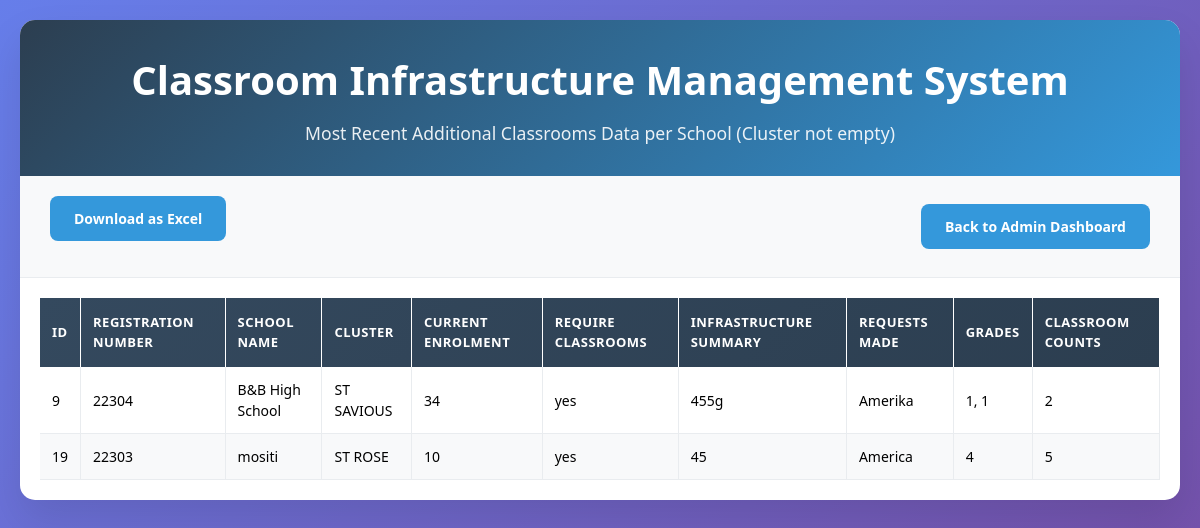
The app's page /view-additional-classrooms.php (signed in) with its own data.
### tables this page shows
CREATE TABLE `additionalclassrooms` (
  `id` int(11) NOT NULL,
  `school_id` int(11) NOT NULL,
  `region` varchar(255) NOT NULL,
  `school_name` varchar(255) NOT NULL,
  `cluster` varchar(255) DEFAULT NULL,
  `centre` varchar(255) DEFAULT NULL,
  `current_enrolment` int(11) NOT NULL,
  `require_classrooms` enum('yes','no') NOT NULL,
  `infrastructure_summary` text DEFAULT NULL,
  `requests_made` varchar(255) DEFAULT NULL,
  `created_at` timestamp NOT NULL DEFAULT current_timestamp(),
  `updated_at` timestamp NOT NULL DEFAULT current_timestamp() ON UPDATE current_timestamp(),
  `grades` varchar(255) DEFAULT NULL,
  `classroom_counts` int(11) DEFAULT NULL
);

CREATE TABLE `schools` (
  `school_id` int(11) NOT NULL,
  `principal_name` varchar(30) NOT NULL,
  `principal_surname` varchar(30) NOT NULL,
  `gender` varchar(7) NOT NULL,
  `phone_number` int(15) NOT NULL,
  `email_address` varchar(100) NOT NULL,
  `constituency` varchar(100) DEFAULT NULL,
  `centre` varchar(100) DEFAULT NULL,
  `cluster` varchar(50) DEFAULT NULL,
  `typeofschool` varchar(50) DEFAULT NULL,
  `school_name` varchar(100) NOT NULL,
  `registration_number` varchar(50) NOT NULL,
  `male_teachers` int(11) NOT NULL,
  `female_teachers` int(11) NOT NULL,
  `total_teachers` int(11) DEFAULT 0,
  `council` varchar(50) NOT NULL,
  `village` varchar(50) NOT NULL,
  `user_id` int(11) DEFAULT NULL,
  `created_at` timestamp NOT NULL DEFAULT current_timestamp()
);

### view-additional-classrooms.php (the view, shortened to what this page needs)
<?php
$servername = "localhost";
$username = "root";
$password = "";
$dbname = "moet1";
$conn = new mysqli($servername, $username, $password, $dbname);
$sql = "
    SELECT ac.*
         , s.registration_number
         , s.school_name
         , s.cluster
    FROM additionalclassrooms ac
    INNER JOIN schools s ON ac.school_id = s.school_id
    INNER JOIN (
        SELECT school_id, MAX(id) AS max_id
        FROM additionalclassrooms
        GROUP BY school_id
    ) latest ON ac.school_id = latest.school_id AND ac.id = latest.max_id
    WHERE s.cluster IS NOT NULL AND s.cluster <> ''
    ORDER BY s.school_name ASC
";
$result = $conn->query($sql);
$classroomsData = [];
if ($result && $result->num_rows > 0) {
    while ($row = $result->fetch_assoc()) {
        $classroomsData[] = $row;
    }
}
?>
<!DOCTYPE html>
<html lang="en">
<head>
    <link href="https://cdn.jsdelivr.net/npm/tailwindcss@2.2.19/dist/tailwind.min.css" rel="stylesheet" />
</head>
<body>
    <div class="container">
        <div class="header">
            <h1>Classroom Infrastructure Management System</h1>
            <p>Most Recent Additional Classrooms Data per School (Cluster not empty)</p>
        </div>
        <div class="controls">
            <form method="POST" class="mb-4 text-center">
                <button type="submit" name="download" class="btn btn-primary">Download as Excel</button>
            </form>
            <a href="Adminlinks.php" class="btn btn-primary">Back to Admin Dashboard</a>
        </div>
        <div class="table-container">
            <table>
                <thead>
                    <tr>
                        <th>ID</th>
                        <th>Registration Number</th>
                        <th>School Name</th>
                        <th>Cluster</th>
                        <th>Current Enrolment</th>
                        <th>Require Classrooms</th>
                        <th>Infrastructure Summary</th>
                        <th>Requests Made</th>
                        <th>Grades</th>
                        <th>Classroom Counts</th>
                    </tr>
                </thead>
                <tbody>
                    <?php if (!empty($classroomsData)): ?>
                        <?php foreach ($classroomsData as $classroom): ?>
                            <tr>
                                <td><?php echo htmlspecialchars($classroom['id']); ?></td>
                                <td><?php echo htmlspecialchars($classroom['registration_number']); ?></td>
                                <td><?php echo htmlspecialchars($classroom['school_name']); ?></td>
                                <td><?php echo htmlspecialchars($classroom['cluster']); ?></td>
                                <td><?php echo htmlspecialchars($classroom['current_enrolment']); ?></td>
                                <td><?php echo htmlspecialchars($classroom['require_classrooms']); ?></td>
                                <td><?php echo htmlspecialchars($classroom['infrastructure_summary']); ?></td>
                                <td><?php echo htmlspecialchars($classroom['requests_made']); ?></td>
                                <td><?php echo htmlspecialchars($classroom['grades']); ?></td>
                                <td><?php echo htmlspecialchars($classroom['classroom_counts']); ?></td>
                            </tr>
                        <?php endforeach; ?>
                    <?php else: ?>
                        <tr>
                            <td colspan="10" class="no-data">No data available</td>
                        </tr>
                    <?php endif; ?>
                </tbody>
            </table>
        </div>
    </div>
</body>
</html>

### view-additional-classrooms.php (style rules this page uses)
* { margin: 0; padding: 0; box-sizing: border-box; }
body { font-family: 'Segoe UI', Tahoma, Geneva, Verdana, sans-serif; background: linear-gradient(135deg, #667eea 0%, #764ba2 100%); min-height: 100vh; padding: 20px; }
.container { max-width: 1400px; margin: 0 auto; background: white; border-radius: 15px; box-shadow: 0 20px 40px rgba(0, 0, 0, 0.1); overflow: hidden; }
.header { background: linear-gradient(135deg, #2c3e50 0%, #3498db 100%); color: white; padding: 30px; text-align: center; }
.header h1 { font-size: 2.5rem; margin-bottom: 10px; font-weight: 700; }
.header p { font-size: 1.1rem; opacity: 0.9; }
.controls { padding: 20px 30px; background: #f8f9fa; border-bottom: 1px solid #e9ecef; display: flex; justify-content: space-between; align-items: center; flex-wrap: wrap; gap: 15px; }
.btn { padding: 12px 24px; border: none; border-radius: 8px; font-size: 14px; font-weight: 600; cursor: pointer; transition: all 0.3s ease; text-decoration: none; display: inline-flex; align-items: center; gap: 8px; }
.btn-primary { background: #3498db; color: white; }
.table-container { overflow-x: auto; max-height: 70vh; padding: 20px; }
table { width: 100%; border-collapse: collapse; font-size: 14px; }
thead { background: linear-gradient(135deg, #34495e 0%, #2c3e50 100%); color: white; position: sticky; top: 0; z-index: 10; }
th { padding: 15px 12px; text-align: left; font-weight: 600; font-size: 13px; text-transform: uppercase; letter-spacing: 0.5px; border-right: 1px solid rgba(255, 255, 255, 0.1); }
tbody tr { transition: all 0.3s ease; }
tbody tr:nth-child(even) { background: #f8f9fa; }
td { padding: 12px; border-bottom: 1px solid #e9ecef; border-right: 1px solid #e9ecef; vertical-align: middle; }

### records on screen
additionalclassrooms: id "9", school.registration_number "22304", school.school_name "B&B High School", school.cluster "ST SAVIOUS", current_enrolment "34", require_classrooms "yes", infrastructure_summary "455g", requests_made "Amerika", grades "1, 1", classroom_counts "2"
additionalclassrooms: id "19", school.registration_number "22303", school.school_name "mositi", school.cluster "ST ROSE", current_enrolment "10", require_classrooms "yes", infrastructure_summary "45", requests_made "America", grades "4", classroom_counts "5"
